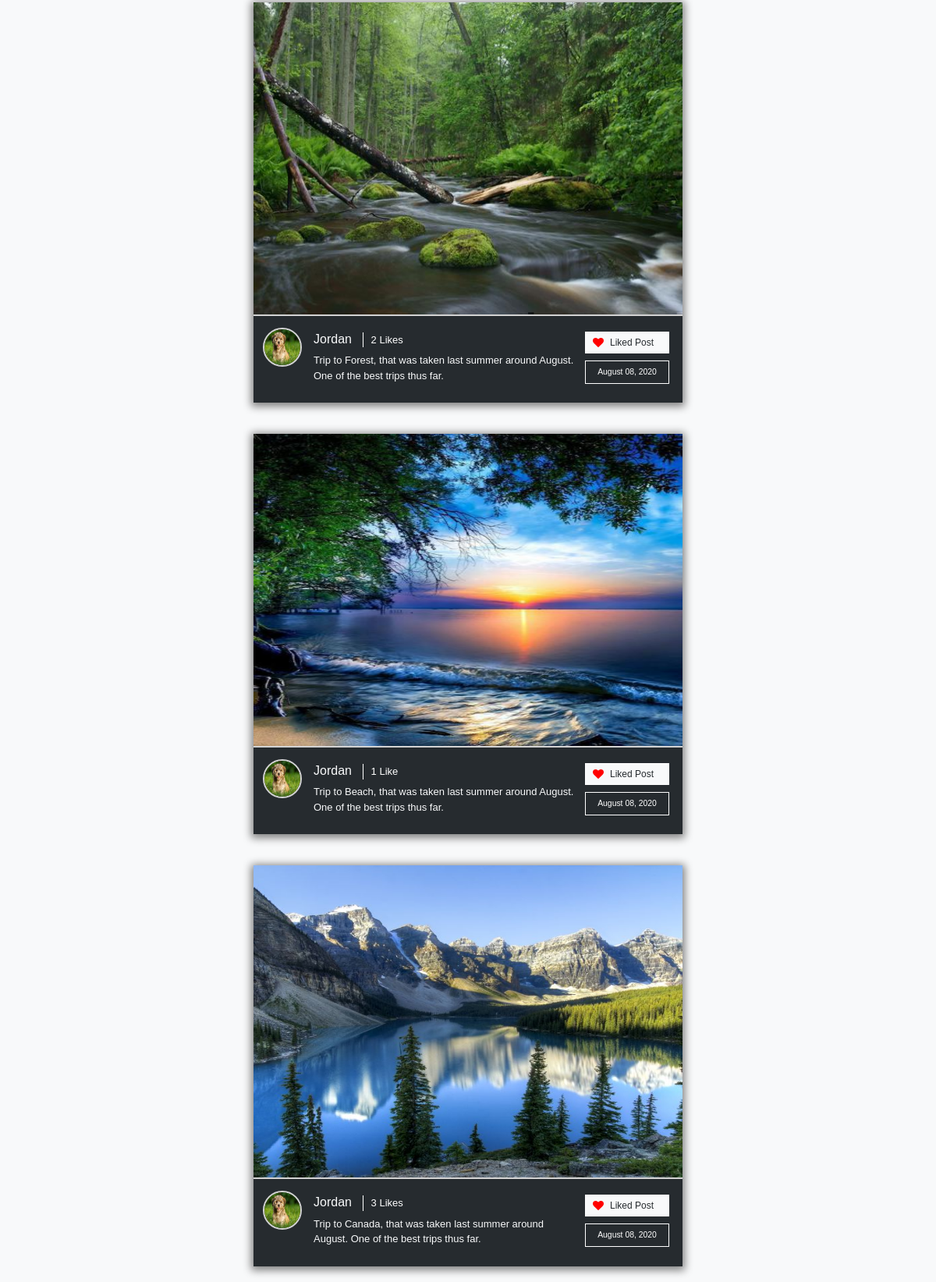
Page /post-likes-list/ (signed in, lower part) on the earlier database version.
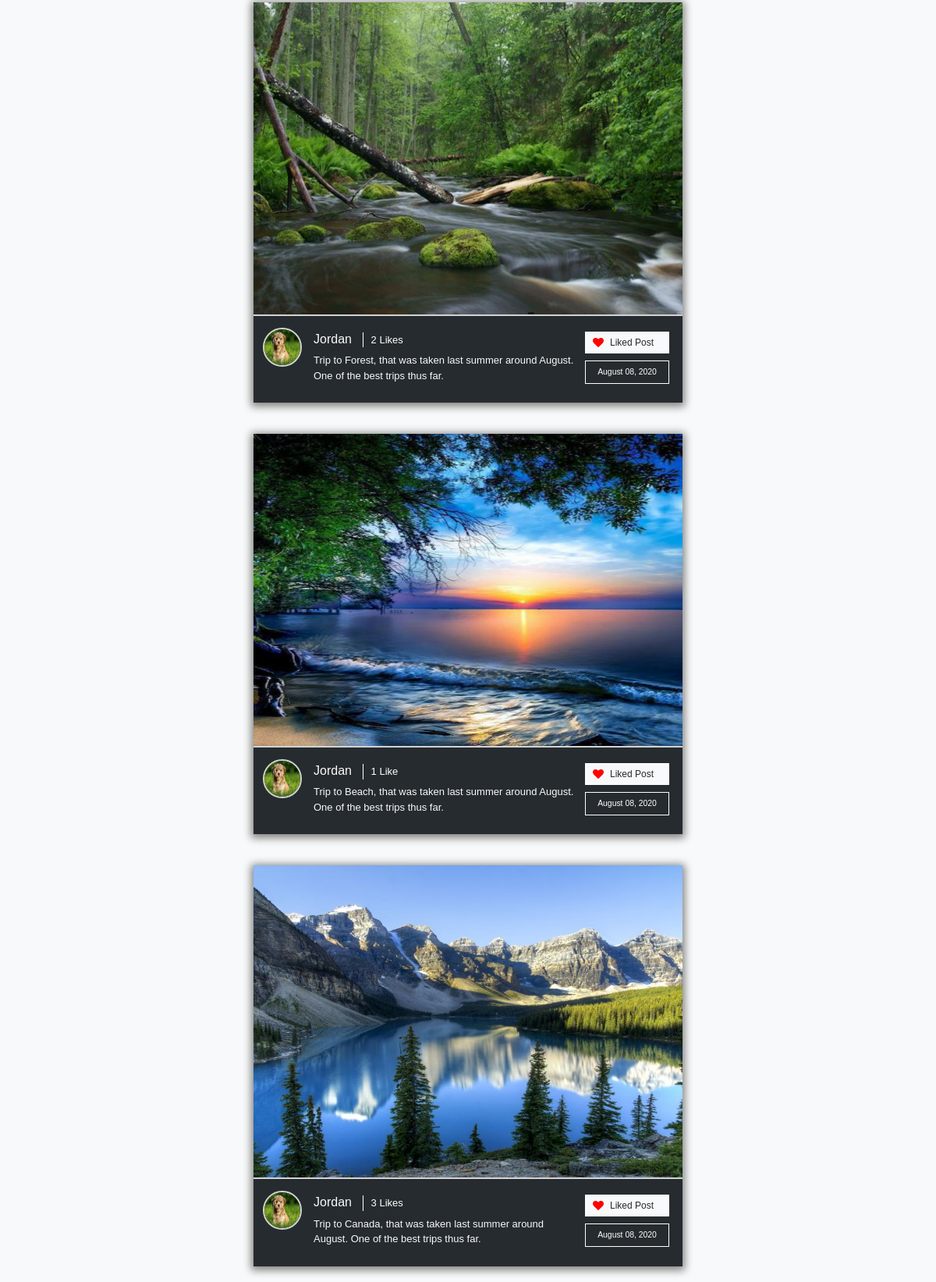
Same page on the later database version.
### photo_sharing/models.py (models this page shows, shortened)
class Post(models.Model):
    user = models.ForeignKey(User, on_delete=models.CASCADE)
    image = models.ImageField(upload_to='post-images')
    description = models.TextField()
    date_created = models.DateTimeField(auto_now_add=True)

### users/models.py (models this page shows, shortened)
class Profile(models.Model):
    user = models.OneToOneField(User, on_delete=models.CASCADE)
    image = models.ImageField(default='default.jpg', upload_to='profile-image')
    bio = models.CharField(max_length=150)
    following = models.ManyToManyField(User, related_name='followers')

### photo_sharing/views.py (the view)
# urls.py: path('post-likes-list/', views.post_likes_list, name='post-likes-list')
@login_required
def post_likes_list(request):
    post_likes = list(PostLike.objects.filter(user=request.user).values('post_id').all())
    post_likes = list(map(lambda item: item['post_id'], post_likes))
    posts = Post.objects.filter(id__in=post_likes).all().order_by('-date_created')
    return render(request, "photo_sharing/post_likes_list.html", {
        "posts": posts,
        "post_likes": list(PostLike.objects.filter(user=request.user).values_list('post_id', flat=True).all())
    })

### users/context_processors.py (called while the page is built)
def isFollowing(request):
    if (request.user.username):
        following_list = list(Profile.objects.get(user=request.user).following.all())
    else:
        following_list = 0
    return {
        'following_list': following_list
    }

### photo_sharing/templates/photo_sharing/post_likes_list.html (shortened to what this page needs)
{% extends 'photo_sharing/layout.html' %}
{% block content %}
{% load static %}
<div class='custom_row'>
<div class='center-col'>
    <div id='liked-posts-list'>
        <br>
        {% for post in posts %}
            <div class="row no-gutters justify-content-center home">
                <div class="col-12 post-block">
                    <div class='post-image'>
                        <img src="{{ post.image.url }}" alt="Post Image">
                    </div>
                    <div class='post-description-section'>
                        <div class='post-user-image'>
                            <img src="{{ post.user.profile.image.url }}" alt="User Profile Image">
                        </div>
                        <div class='post-description'>
                            <a class='username-link' href="{% url 'profile' post.user.username %}"><h6>{{ post.user.username|title }}</h6></a>
                                <div class='likes'><a href="{% url 'likes-list' post.id %}"><p>
                                    {% if post.postlike_set.all.count > 0 %}
                                    <span class="likes-count">{{ post.postlike_set.all.count }}</span>
                                    {% else %}
                                    <span class="likes-count likes-hidden">0</span>
                                    {% endif %}
                                    {% if post.postlike_set.all.count == 1 %}
                                    <span id="like-title"> Like</span>
                                    {% elif post.postlike_set.all.count > 1 %}
                                    <span id="like-title"> Likes</span>
                                    {% else %}
                                    <span class='likes-hidden' id="like-title"> Like</span>
                                    {% endif %}
                                    </p></a></div>
                            <p class='post-p'><span class='post-text' data-description='{{ post.description|capfirst }}'>{{ post.description|capfirst|truncatechars:90 }}</span> </p>
                            {% if post.id not in post_likes %}
                            <a href="{% url 'post-like' post.id %}" data-id="{{post.id}}" class='like-btn'><p><i class="fa fa-heart" aria-hidden="true"></i>Like Post</p></a>
                            {% else %}
                            <a href="{% url 'post-like' post.id %}" data-id="{{post.id}}" class='like-btn liked'><p><i class="fa fa-heart" aria-hidden="true"></i>Liked Post</p></a>
                            {% endif %}
                            <p class='post-date'>{{ post.date_created|date:'F d, Y' }}</p>
                        </div>
                    </div>
                </div>
            </div>
        {% empty %}
        <div class='bg-dark text-white py-3 px-4 mt-4'>Your feed is empty. Begin following people to see their posts here.</div>
        {% endfor %}
    </div>
</div>
</div>
{% endblock %}

### photo_sharing/templates/photo_sharing/layout.html (shortened to what this page needs)
{% load static %}
<!DOCTYPE html>
<html lang="en">
<head>
    <link rel="stylesheet" href="https://stackpath.bootstrapcdn.com/bootstrap/4.5.2/css/bootstrap.min.css">
    <link rel="stylesheet" href="https://cdnjs.cloudflare.com/ajax/libs/font-awesome/4.7.0/css/font-awesome.min.css">
    <link rel="stylesheet" href="{% static 'photo_sharing/main.css' %}">
</head>
<body {% if not user.is_authenticated %} class='login-background' {% endif %}>
    <main>
    {% block content %} {% endblock %}
    </main>
</body>
</html>

### photo_sharing/static/photo_sharing/main.css (style rules this page uses)
body { background: #f8f9fa; font-family: Helvetica, sans-serif; color: #f8f9fa; min-height: 100vh; }
main { background: #F8F9FA; }
.custom_row { display: grid; grid-template-columns: 25% 50% 25%; max-width: 1375px; margin: auto; }
@media (max-width: 1200px) { .custom_row { display: block; } }
.home .post-image { width: 100%; height: 400px; }
.home .post-image img { height: 100%; width: 100%; }
.home .post-description { font-size: 13px; margin: 5px 5px 5px 15px; position: relative; padding-right: 120px; padding-bottom: 5px; width: 100%; min-height: 68px; display: inline-block; max-height: 80px; overflow-y: scroll; }
.post-text { margin-right: 8px; }
.home .post-date { top: 37px; right: 0; padding: 6px 0; font-size: 0.65rem; background: #262B2F; text-align: center; border: 1px solid white; color: white; box-sizing: border-box; width: 108px; }
.like-btn { position: absolute; top: 0; right: 0; background: #f8f9fa; color: #262B2F; padding: 4px 24px 4px 9px; font-size: 12px; border: 1px solid white; cursor: pointer; }
.like-btn .fa-heart { margin-right: 10px; font-size: 14px; position: relative; top: 1px; }
.liked { padding: 4px 19px 4px 9px; }
.liked .fa-heart { color: red; margin-right: 8px; }
.likes { display: inline-block; margin-left: 10px; border-left: 1px solid white; padding-left: 10px; }
.likes a { color: white; }
.post-block, .profile-post-block { background: #262B2F; display: flex; flex-direction: column; box-sizing: border-box; margin: 20px; box-shadow: 0px 2px 10px 3px grey; position: relative; width: 370px; }
.post-image { width: 100%; height: 300px; }
.post-image img { height: 100%; width: 100%; }
.post-description-section { display: flex; padding: 15px 12px; border-top: 2px solid lightgrey; }
.post-user-image img { width: 50px; height: 50px; border-radius: 50%; border: 2px solid lightgrey; }
.post-description { font-size: 12px; margin: auto; margin-left: 15px; }
.post-description p { margin-bottom: 0; }
.post-date { display: inline-block; position: absolute; top: 10px; right: 0px; background: #f8f9fa; color: #262B2F; padding: 4px 10px; font-size: 12px; }
.username-link { display: inline-block; color: #f8f9fa; }
#liked-posts-list { width: 90%; max-width: 550px; margin: auto; }

Differences in the rows shown:
changed through a linked row, Post (number 1 of 3 on the later page): user.profile.image: a different picture
changed through a linked row, Post (number 2 of 3 on the later page): user.profile.image: a different picture
changed through a linked row, Post (number 3 of 3 on the later page): user.profile.image: a different picture
